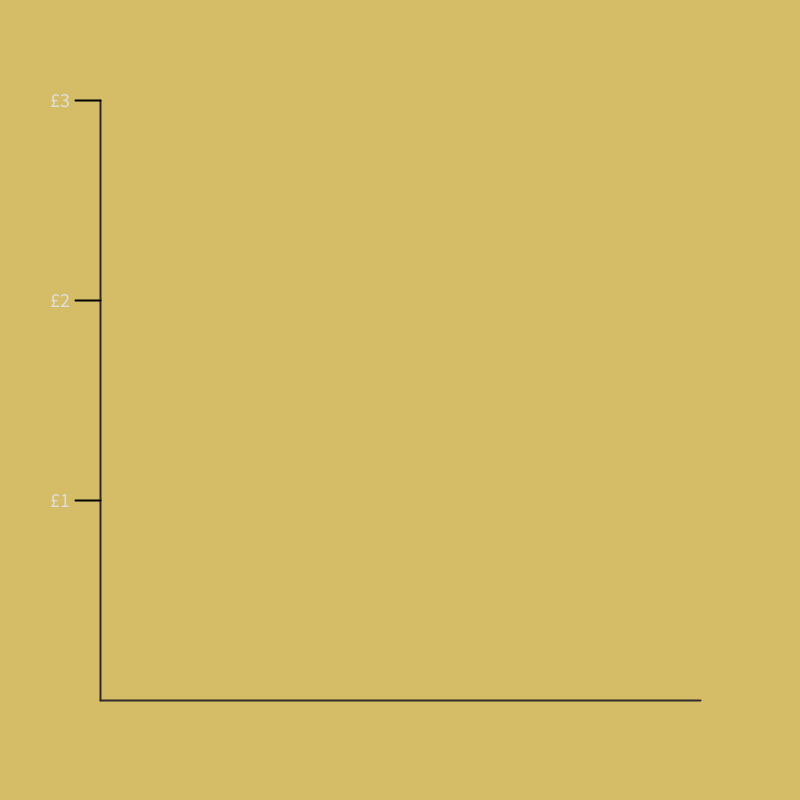
Frame 1 (no input)
Frame 60 (the mouse pressed at the canvas centre just before this capture): identical to frame 1, image omitted
Frame 120 (the mouse held since frame 60 and released just before this capture): identical to frame 1, image omitted

The Processing sketch that drew this single still picture (run headless with seeded random() and noise(); from frame 60 on, the mouse is pressed at the canvas centre):

// Processing sketch: VisualizeE
// ── VisualizeE.pde

// #region - Setup

int amount;
float[] values;


void setup() {
  size(800, 800);
  amount = 1;
  updateValues();
}

// #endregion


// #region - Main

void draw() {
  background(213, 189, 103);
  showGraph();
}


void showGraph() {
  // Axis
  stroke(51, 43, 43);
  strokeWeight(2);
  PVector pos = new PVector(100, 700);
  PVector size = new PVector(600, 600);
  line(pos.x, pos.y, pos.x, pos.y-size.y);
  line(pos.x, pos.y, pos.x+size.x, pos.y);

  // Line point to point
  stroke(0);
  strokeWeight(2);
  float xDif = size.x/(amount-1);
  float yDif = -size.y/3;
  for (int i = 0; i < amount-1; i++) {
    line(
      pos.x + i*xDif,
      pos.y + values[i]*yDif,
      pos.x + (i+1)*xDif,
      pos.y + values[i+1]*yDif
    );
  }

  if (amount > 1) {
    textSize(30);
    textAlign(CENTER);

    // Percentage change
    text(
      "+" + nf(100.0/(amount-1.0),1,2) + "% every",
      pos.x + size.x/2.0,
      pos.y - size.y/10.0 - 100
    );
    String st = "1/" + (amount-1);
    if (amount == 2) {
      st = "1";
    }

    // Year change
    text(
      st+" Year",
      pos.x + size.x/2.0,
      pos.y - size.y/10.0 - 60
    );

    // Result
    text(
      "Results in £" + nf(values[values.length - 1],1,4),
      pos.x + size.x/2.0,
      pos.y - size.y/10.0 - 20
    );
  }

  // Price text
  fill(222, 222, 222);
  textSize(20);
  textAlign(RIGHT);
  for (int i = 0; i < 3; i++) {
    float pX = pos.x - 25;
    float pY = pos.y - (i+1)*size.y/3.0;
    text("£"+(i+1), pX - 5, pY + 6.6);
    line(pX, pY, pX + 25, pY);
  }

  // Highest text
  if (amount > 2) {
    float pX = pos.x - 25;
    float pY = pos.y - values[values.length-1]*size.y/3.0;
    text("£"+nf(values[values.length-1],1,2), pX - 5, pY + 6.6);
    line(pX, pY, pX + 25, pY);
  }

  // Line from point to y-axis
  stroke(80);
  strokeWeight(1);
  for (int i = 0; i < amount-1; i++) {
    line(
      pos.x + (i+1)*xDif,
      pos.y + values[i+1]*yDif,
      pos.x,
      pos.y + values[i+1]*yDif
    );
  }
}


void updateValues() {
  values = new float[amount];
  float increase = 1.0/(amount-1);
  values[0] = 1;
  for (int i = 1; i < amount; i++) {
    values[i] = values[i-1] * (1+increase);
  }
}

// #endregion


// #region - Input

void keyPressed() {
  if (keyCode == 38) {
    amount = amount+1;
  } else if (keyCode == 40) {
    amount = amount>1?amount-1:amount;
  }
  updateValues();
}

// #endregion
